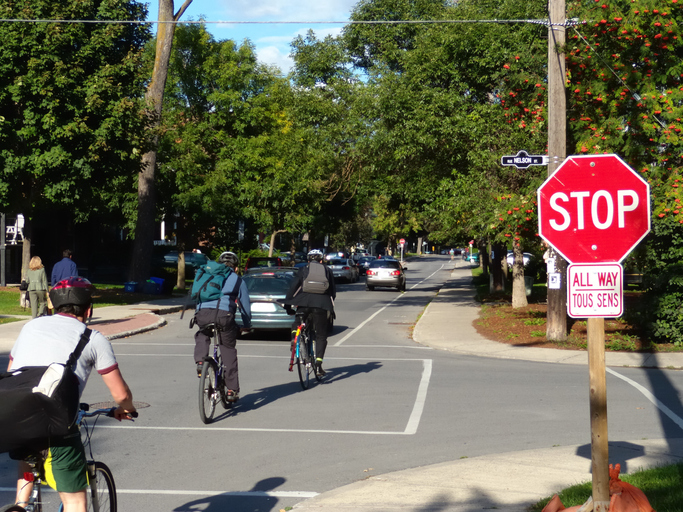
#> input picture image_3.jpg, 683 x 512 px, found by its file name
$ python labeling.py
#> lines starting #> are read from the running program, lines starting #| are printed output that depends on the picture
import cv2
from matplotlib import pyplot as plt

# Opening image
# img = cv2.imread("/home/bgoshtasbi/Desktop/ML Project/proj1_classification/image.jpeg")
img = cv2.imread("/home/bgoshtasbi/Desktop/ML Project/proj1_classification/image_3.jpg")
#> img is the input picture: shape (512, 683, 3); mean B, G, R 82.4, 100.6, 104.5


# OpenCV opens images as BRG
# but we want it as RGB We'll
# also need a grayscale version
def classification(img):
    # img = cv2.imread("/home/bgoshtasbi/Desktop/ML Project/proj1_classification/image.jpeg")

    img_gray = cv2.cvtColor(img, cv2.COLOR_BGR2GRAY)
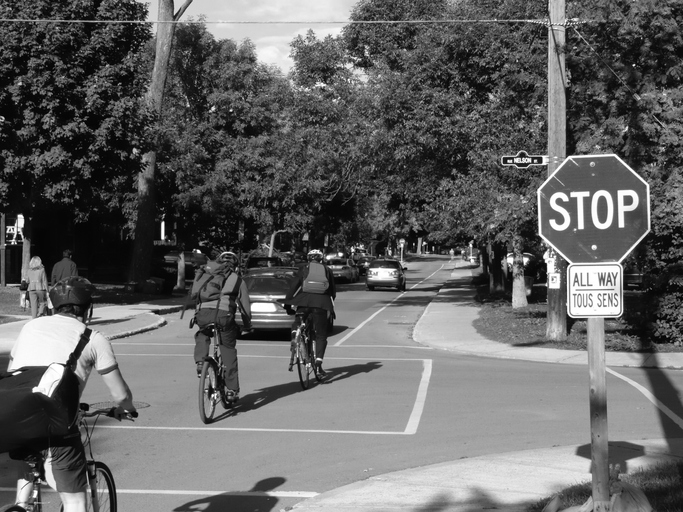
#> img_gray: shape (512, 683); min 0, max 255, mean 99.7
    img_rgb = cv2.cvtColor(img, cv2.COLOR_BGR2RGB)


# Use minSize because for not
# bothering with extra-small
# dots that would look like STOP signs
    stop_data = cv2.CascadeClassifier('stop_data.xml')

    found = stop_data.detectMultiScale(img_gray,
                                   minSize =(20, 20))
#> found = [[531, 144, 129, 129]]

# Don't do anything if there's
# no sign
    amount_found = len(found)
#> amount_found = 1

    if amount_found != 0:

    # There may be more than one
    # sign in the image
        for (x, y, width, height) in found:

        # We draw a green rectangle around
        # every recognized sign
            cv2.rectangle(img_rgb, (x, y),
                        (x + height, y + width),
                        (0, 255, 0), 5)
            cv2.putText(img_rgb, 'stop-sign', (x, y-10), cv2.FONT_HERSHEY_SIMPLEX, 0.9, (36,255,12), 2)
#> this loop made 1 pass
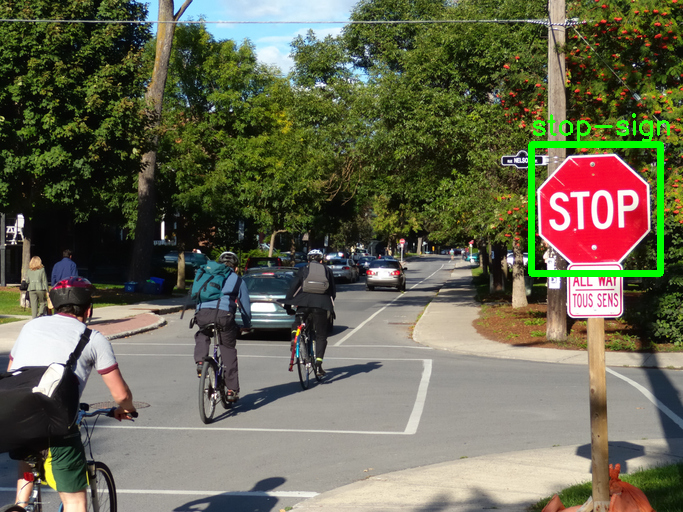
#> img_rgb: shape (512, 683, 3); mean R, G, B 103.4, 102.8, 81.7
# Creates the environment of
# the picture and shows it
    plt.subplot(1, 1, 1)
    plt.imshow(img_rgb)
    plt.show()

# classification(cv2.imread("/home/bgoshtasbi/Desktop/ML Project/proj1_classification/image_3.jpeg"))
classification(img)
# cv2.putText(img_rgb, 'stop-sign', (x, y-10), cv2.FONT_HERSHEY_SIMPLEX, 0.9, (36,255,12), 2)

$ run again, with image.jpeg copied over image_3.jpg
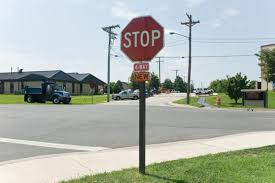
#> input picture image.jpeg, 275 x 183 px, found by its file name
#> img is the input picture: shape (183, 275, 3); mean B, G, R 169.9, 177.2, 170
#> in classification, `img_gray = cv2.cvtColor(img, cv2.COLOR_BGR2GRAY)`:
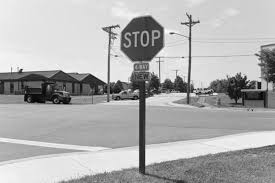
#> img_gray: shape (183, 275); min 1, max 254, mean 174.2
#> found = [[112, 9, 60, 60]]
#> amount_found = 1
#> the loop in classification, `for (x, y, width, height) in found:` made 1 pass
#> after the loop in classification, `for (x, y, width, height) in found:`:
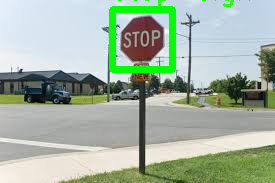
#> img_rgb: shape (183, 275, 3); mean R, G, B 163.3, 178.9, 162.4

$ run again, with image_4.jpg copied over image_3.jpg
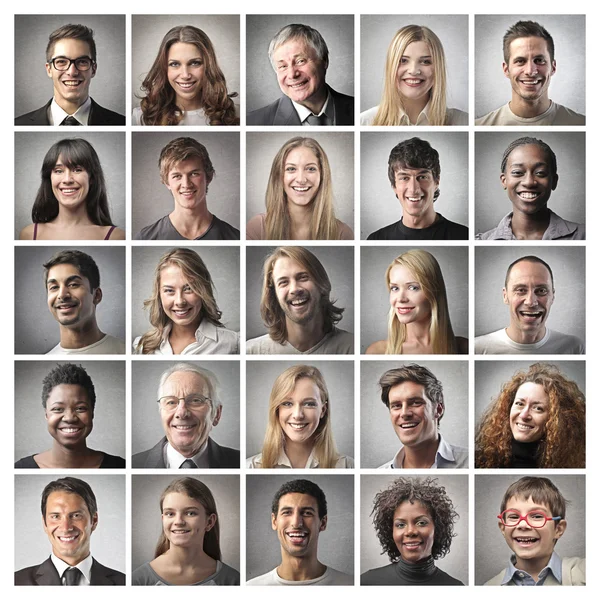
#> input picture image_4.jpg, 600 x 600 px, found by its file name
#> img is the input picture: shape (600, 600, 3); mean B, G, R 147.4, 152.8, 162.3
#> in classification, `img_gray = cv2.cvtColor(img, cv2.COLOR_BGR2GRAY)`:
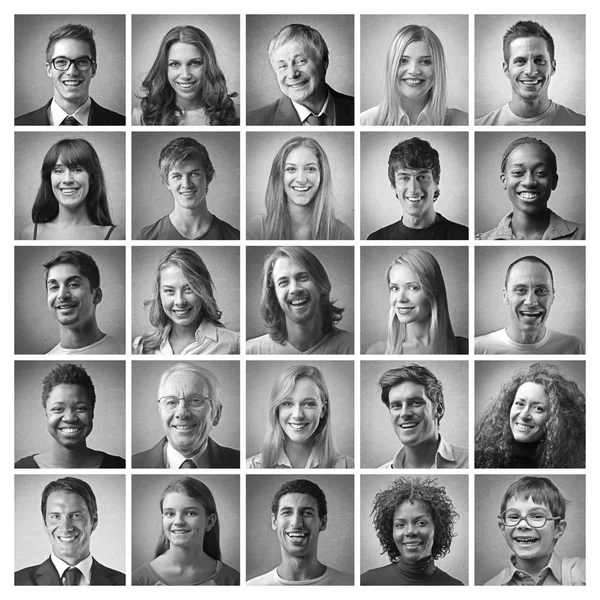
#> img_gray: shape (600, 600); min 0, max 255, mean 155
#> found = ()
#> amount_found = 0
